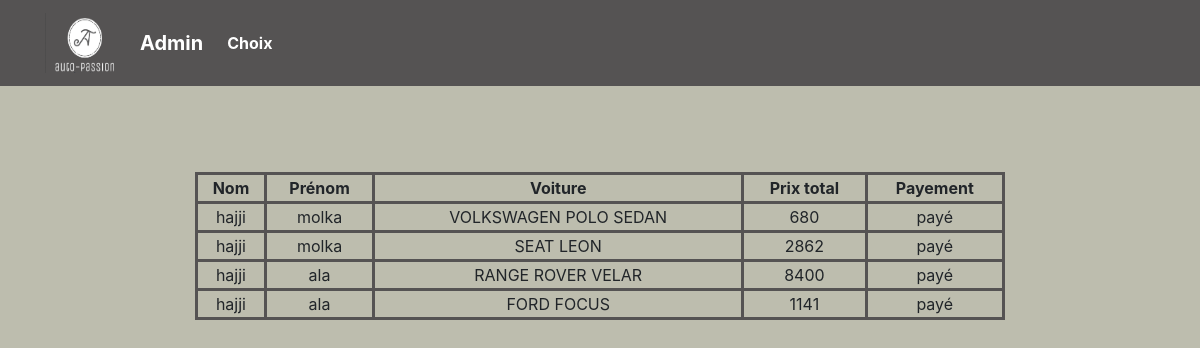
The app's page /admin/paye.php with its own data.
### tables this page shows
CREATE TABLE `facture` (
  `id` int(30) NOT NULL,
  `nom` varchar(255) NOT NULL,
  `prenom` varchar(255) NOT NULL,
  `marque` varchar(255) NOT NULL,
  `prix_total` int(100) NOT NULL,
  `payement` varchar(255) NOT NULL
);

### admin/paye.php (the view, shortened to what this page needs)
<!DOCTYPE html>
<html lang="en">
<head>
  <link rel="stylesheet" href="https://maxcdn.bootstrapcdn.com/bootstrap/4.5.2/css/bootstrap.min.css">
</head>
<body style="background-color:#BDBDAE;">
<header>
  <nav class="navbar navbar-expand-lg navbar-dark fixed-top scrolling-navbar" style="background-color:#555353;">
    <div class="container">    <div class="navbar-brand" >
  <img src="logo2.png" width="79" height="60" alt="" loading="lazy">
</div>
      <a class="navbar-brand" href="admin.php"><strong>Admin</strong></a>
      <div class="collapse navbar-collapse" id="navbarSupportedContent-7">
        <ul class="navbar-nav mr-auto">
          <li class="nav-item active">
            <a class="nav-link" href="choix.php"><strong>Choix</strong><span class="sr-only">(current)</span></a>
          </li>
        </ul>
      </div>
    </div>
  </nav><br/><br/><br/>
  <div class="container" style="padding-top:100px; align:center;width:70%; ">
  <?php
   try
     {
          $db = new PDO('mysql:host=localhost;dbname=Voiture;charset=utf8','root','');
     }
    catch (Exception $e)
    {
        die('Erreur : ' . $e->getMessage());
    }
    $tab=$db->query('SELECT * FROM facture where payement=\'payé\'');
  	echo"<table style=\"width:100%;border: 3px solid #555353;\" border=\"1\" align=\"center\">";
  	echo"<tr> <td style=\"border: 3px solid #555353;\" align=\"center\"><strong>Nom</strong></td>
         <td style=\"border: 3px solid #555353;\" align=\"center\"><strong>Prénom</strong></td>
         <td style=\"border: 3px solid #555353;\" align=\"center\"><strong>Voiture</strong></td>
         <td style=\"border: 3px solid #555353;\" align=\"center\"><strong>Prix total</strong></td>
         <td style=\"border: 3px solid #555353;\" align=\"center\"><strong>Payement</strong></td>
         </tr>";
  	   while($table=$tab->fetch()){
  		   echo"<tr><td style=\"border: 3px solid #555353;\" align=\"center\">".$table["nom"].
         "</td><td style=\"border: 3px solid #555353;\" align=\"center\">".$table["prenom"].
         "</td><td style=\"border: 3px solid #555353;\" align=\"center\">"
  		   .$table["marque"]."</td><td style=\"border: 3px solid #555353;\" align=\"center\">".$table["prix_total"].
         "</td><td style=\"border: 3px solid #555353;\" align=\"center\">".$table["payement"]."</td>";}
  ?>
</div>
</body>
</html>

### records on screen
facture: nom "hajji", prenom "molka", marque "VOLKSWAGEN POLO SEDAN", prix_total "680", payement "payé"
facture: nom "hajji", prenom "molka", marque "SEAT LEON", prix_total "2862", payement "payé"
facture: nom "hajji", prenom "ala", marque "RANGE ROVER VELAR", prix_total "8400", payement "payé"
facture: nom "hajji", prenom "ala", marque "FORD FOCUS", prix_total "1141", payement "payé"
